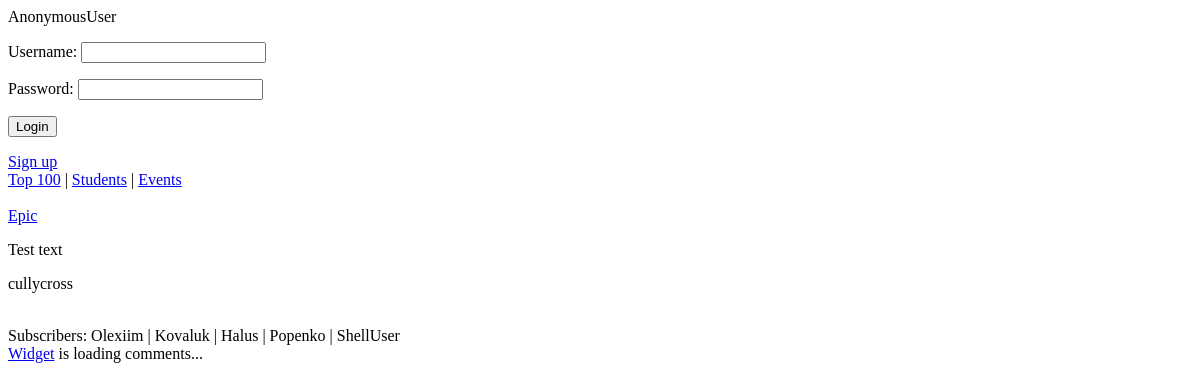
The app's page /events/1/ with its own data.
### events/models.py (models this page shows, shortened)
class Event(models.Model):
    creator = models.ForeignKey(User)
    name = models.CharField(max_length=250)
    text = models.TextField()
    date_published = models.DateTimeField(default=timezone.now, editable=False)
    subscribers = models.ManyToManyField(User, related_name="events")
    def is_subscribed(self, user):
        return self.subscribers.filter(id=user.id).exists()

### events/views.py (the view)
# urls.py: url(r'^(?P<pk>[0-9]+)/$', views.event_page, name="event_page"),
def event_page(request, pk):
    event = get_object_or_404(Event, pk=pk)
    subscribed = event.is_subscribed(request.user)
    return render(request, 'events/event_page.html', {'event': event, 'subscribed': subscribed})

### ratings/ctx_log_processor.py (called while the page is built)
def auth_form(request):
    return {'form': AuthForm(), 'request': request}

### events/templates/events/event_page.html (shortened to what this page needs)
{% extends 'base.html' %}
{% block content %}
    <div>
		<a href="{% url 'event_page' pk=event.pk %}">{{ event.name }}</a>
		<br />
		<p>{{ event.text }}</p>
        {% if event.creator %}
            <p>{{ event.creator }}</p>
        {% endif %}
        <br />
        Subscribers:
        {% for subscriber in event.subscribers.all %}
            {{ subscriber.username }}
            {% if forloop.last == False %} | {% endif %}
        {% endfor %}
	</div>
    {% include 'comments.html' %}
{% endblock %}

### records on screen
Event: name "Epic", text "Test text", creator "cullycross"

### other values on screen
{{ user }} "AnonymousUser"
{{ subscriber.username }} "Olexiim"
{{ subscriber.username }} "Kovaluk"
{{ subscriber.username }} "Halus"
{{ subscriber.username }} "Popenko"
{{ subscriber.username }} "ShellUser"
